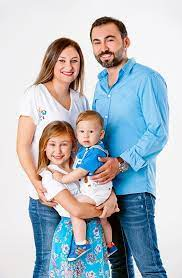
#> input picture image.jpg, 182 x 278 px
$ python draw.py
#> lines starting #> are read from the running program, lines starting #| are printed output that depends on the picture
import cv2
import numpy as np


img = cv2.imread('image.jpg')
#> img is the input picture: shape (278, 182, 3); mean B, G, R 194.4, 186.9, 177.2
gray = cv2.cvtColor(img, cv2.COLOR_BGR2GRAY)
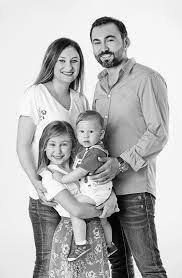
#> gray: shape (278, 182); min 0, max 255, mean 184.8
gray_inv = 255 - gray
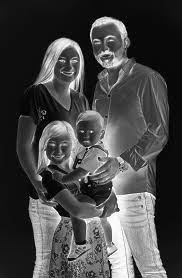
#> gray_inv: shape (278, 182); min 0, max 255, mean 70.2
gray_blur = cv2.GaussianBlur(gray_inv, ksize=(21, 21), sigmaX=0, sigmaY=0)
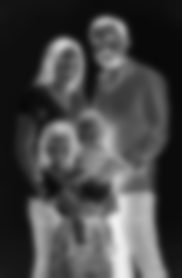
#> gray_blur: shape (278, 182); min 8, max 241, mean 70.2
output = cv2.divide(gray, 255 - gray_blur, scale=256)
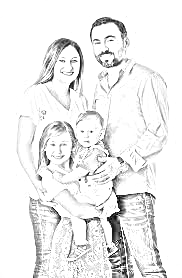
#> output: shape (278, 182); min 0, max 255, mean 237.3
cv2.imwrite('output_image.jpg', output)
